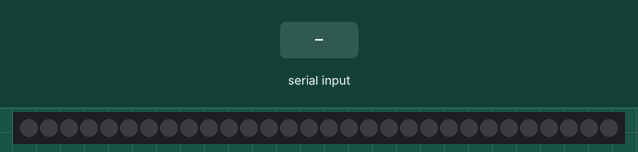
Simulated run of this sketch. Board: Arduino Uno, built with avr-gcc and run on an emulated ATmega328P. Parts: 30 RGB LEDs in strip order, left to right. The test bench sets the inputs (shaded band). Dim RGB values are drawn brighter than linear.

Above: at 1.2 s.
1.3 s: "ON\n" received over Serial
At 1.8 s:
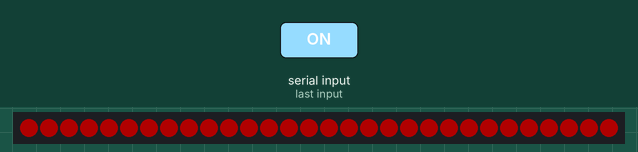
2.8 s: "OFF\n" received over Serial
At 4.1 s:
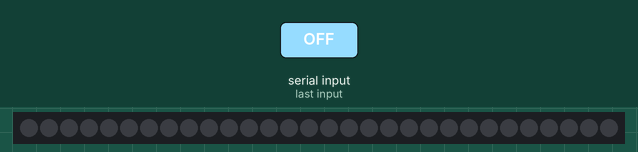
Timing chart, 0 to 5.8 s (numbered marks = the images above; inputs shaded):
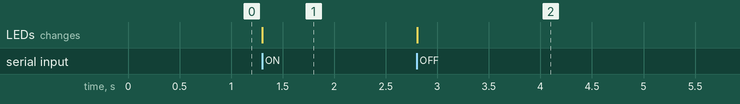

Measured:
- after the input at 1.3 s, the LEDs: change at once (image 1)
- after the input at 2.8 s, the LEDs: change at once (image 2)

The sketch:

LED.ino
```cpp
#include <Adafruit_NeoPixel.h>

#define LED_PIN 6
#define NUMPIXELS 30
#define BUFFER_SIZE 10

Adafruit_NeoPixel pixels(NUMPIXELS, LED_PIN, NEO_GRB + NEO_KHZ800);

char receive_cmd[BUFFER_SIZE];
uint8_t cmd_idx = 0;

bool robot_state = false;
bool led_state = false;
unsigned long prev_millis = 0;
const long interval = 500; // 500ms
bool led_on = false;

void setup() {
  Serial.begin(115200);
  pixels.begin();
  pixels.clear();
  pixels.show();
}

void loop() {
  while (Serial.available()) {
    char c = Serial.read();
    if (c == '\n') {
      receive_cmd[cmd_idx] = '\0';
      processCommand(receive_cmd);
      cmd_idx = 0;
    } else if (cmd_idx < BUFFER_SIZE - 1) {
      receive_cmd[cmd_idx++] = c;
    }
  }

  unsigned long curr_millis = millis();
  if (robot_state) { // ON
    if (led_state) { // FLASH
      if (curr_millis - prev_millis >= interval) {
        prev_millis = curr_millis;
        led_on = !led_on;
        updateLED(led_on);
      }
    } else { // SOLID
      updateLED(true);
    }
  } else { // OFF
    updateLED(false);
  }
}

void processCommand(const char* command) {
  if (strcmp(command, "ON") == 0) {
    robot_state = true;
  } else if (strcmp(command, "OFF") == 0) {
    robot_state = false;
  } else if (strcmp(command, "FLASH") == 0) {
    led_state = true;
  } else if (strcmp(command, "SOLID") == 0) {
    led_state = false;
  }
}

void updateLED(bool state) {
  for (int i = 0; i < NUMPIXELS; i++) {
    pixels.setPixelColor(i, state ? pixels.Color(55, 0, 0) : pixels.Color(0, 0, 0));
  }
  pixels.show();
}
```
